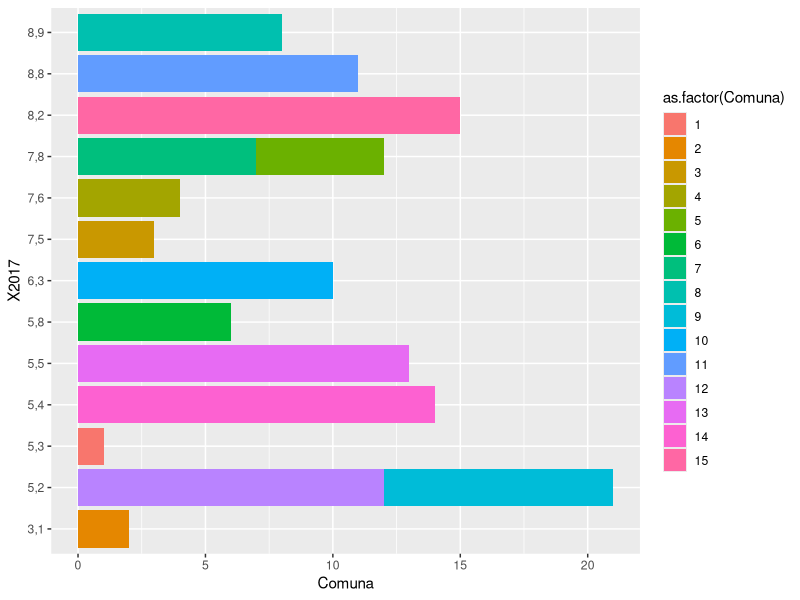

Here is the R script that generated this plot:
ancho <- 10
largo <- 4
superficie <- ancho*largo

mortalidad <- read.csv(file ="mortalidad.csv") #leo el archivo

dim(mortalidad)
names(mortalidad)
str(mortalidad)
head(mortalidad)
tail(mortalidad)

library(tidyverse)
ggplot(data = mortalidad)+
  geom_col(aes(x = Comuna, y = X2017, fill = as.factor(Comuna)))
